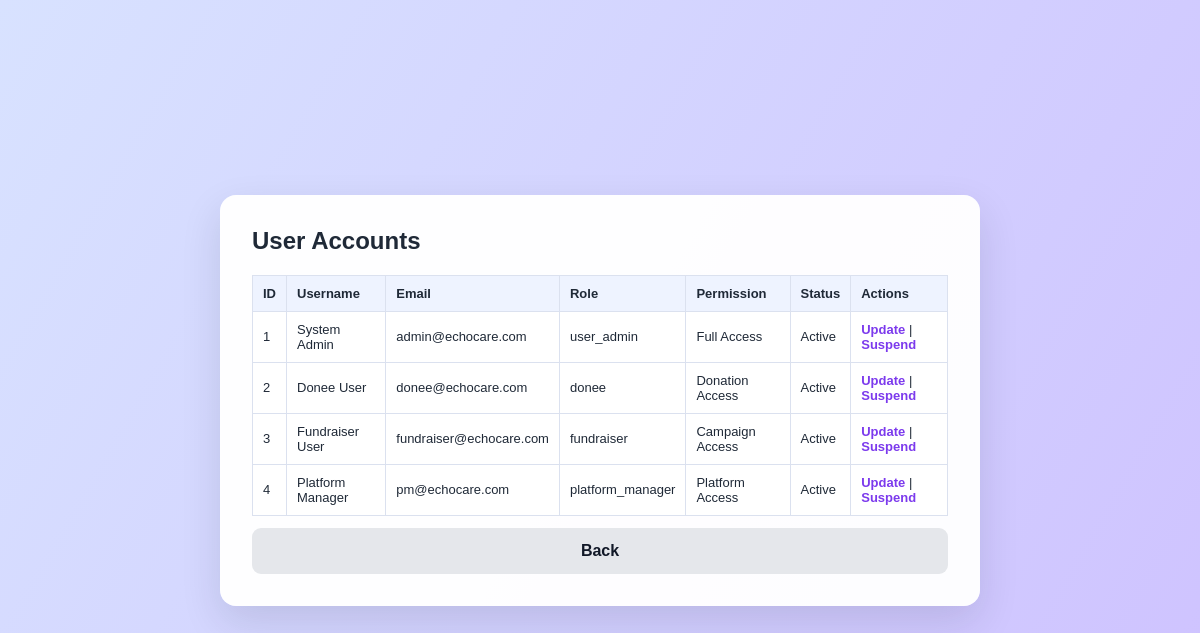
/index.php?page=view_user_accounts (signed in), run on the app's committed database.
### tables this page shows
CREATE TABLE managed_user_accounts (
    user_id INT AUTO_INCREMENT PRIMARY KEY,
    username VARCHAR(100) NOT NULL,
    email VARCHAR(150) NOT NULL UNIQUE,
    password_hash VARCHAR(255) DEFAULT 'default_password_hash',
    role ENUM('user_admin', 'donee', 'fundraiser', 'platform_manager') NOT NULL,
    permission VARCHAR(100) DEFAULT 'Basic Access',
    status ENUM('Active', 'Suspended') DEFAULT 'Active',
    created_at DATETIME DEFAULT CURRENT_TIMESTAMP
);

### src/user_management/entity/ManagedUserAccount.php (called while the page is built, shortened)
<?php
require_once __DIR__ . '/../../shared/database/Database.php';
class ManagedUserAccount
{
    private PDO $conn;
    public function __construct()
    {
        $database = new Database();
        $this->conn = $database->connect();
    }
    public function getAllAccounts(): array
    {
        $sql = "SELECT
                    user_id AS userId,
                    username,
                    email,
                    role,
                    permission,
                    status
                FROM managed_user_accounts
                ORDER BY user_id";
        $stmt = $this->conn->prepare($sql);
        $stmt->execute();
        return $stmt->fetchAll(PDO::FETCH_ASSOC);
    }
}

### src/shared/database/Database.php (called while the page is built)
<?php
class Database
{
    private string $host = 'localhost';
    private string $database = 'echocare_db';
    private string $username = 'root';
    private string $password = '';
    private ?PDO $conn = null;
    public function connect(): PDO
    {
        if ($this->conn === null) {
            try {
                $this->conn = new PDO(
                    "mysql:host={$this->host};dbname={$this->database};charset=utf8mb4",
                    $this->username,
                    $this->password
                );
                $this->conn->setAttribute(PDO::ATTR_ERRMODE, PDO::ERRMODE_EXCEPTION);
                $this->conn->setAttribute(PDO::ATTR_DEFAULT_FETCH_MODE, PDO::FETCH_ASSOC);
            } catch (PDOException $e) {
                die('Database connection failed: ' . $e->getMessage());
            }
        }
        return $this->conn;
    }
}

### src/user_management/controller/ViewUserAccountsController.php (called while the page is built)
<?php
require_once __DIR__ . '/../entity/ManagedUserAccount.php';
class ViewUserAccountsController
{
    private ManagedUserAccount $managedUserAccount;
    public function __construct()
    {
        $this->managedUserAccount = new ManagedUserAccount();
    }
    public function getAllAccounts(): array
    {
        return $this->managedUserAccount->getAllAccounts();
    }
}

### src/user_management/boundary/ViewUserAccountsUI.php (the view, shortened to what this page needs)
<?php
require_once __DIR__ . '/../controller/ViewUserAccountsController.php';
$controller = new ViewUserAccountsController();
$accounts = $controller->getAllAccounts();
?>
<!DOCTYPE html>
<html>
<head>
    <link rel="stylesheet" href="/css/style.css">
</head>
<body>
<div class="page-center">
<section class="dashboard-card">
<h1>User Accounts</h1>
<table class="table">
<tr>
    <th>ID</th>
    <th>Username</th>
    <th>Email</th>
    <th>Role</th>
    <th>Permission</th>
    <th>Status</th>
    <th>Actions</th>
</tr>
<?php foreach ($accounts as $account): ?>
<tr>
    <td><?= $account['userId'] ?></td>
    <td><?= htmlspecialchars($account['username']) ?></td>
    <td><?= htmlspecialchars($account['email']) ?></td>
    <td><?= htmlspecialchars($account['role']) ?></td>
    <td><?= htmlspecialchars($account['permission'] ?? 'Basic Access') ?></td>
    <td><?= htmlspecialchars($account['status']) ?></td>
    <td>
        <a class="action-link"
           href="/index.php?page=update_user_account&userId=<?= $account['userId'] ?>">
            Update
        </a>
        |
        <?php if ($account['status'] !== 'Suspended'): ?>
            <a class="action-link"
               href="/index.php?page=suspend_user_account&userId=<?= $account['userId'] ?>">
                Suspend
            </a>
        <?php else: ?>
            Suspended
        <?php endif; ?>
    </td>
</tr>
<?php endforeach; ?>
</table>
<a href="/index.php?page=admin_dashboard" class="secondary-btn">Back</a>
</section>
</div>
</body>
</html>

### public/css/style.css (style rules this page uses)
* { box-sizing: border-box; }
body { margin: 0; font-family: Arial, Helvetica, sans-serif; background: #f7f8ff; color: #1f2937; }
body::before { content: ""; position: fixed; inset: 0; background: radial-gradient(circle at 20% 25%, rgba(220, 230, 255, 0.9), transparent 35%), radial-gradient(circle at 80% 35%, rgba(235, 240, 255, 0.9), transparent 38%), linear-gradient(135deg, #ffffff 0%, #eef3ff 45%, #ffffff 100%); z-index: -2; }
body::after { content: ""; position: fixed; inset: 0; background: linear-gradient(155deg, transparent 20%, rgba(205, 218, 250, 0.45) 38%, transparent 58%), linear-gradient(25deg, transparent 25%, rgba(230, 235, 255, 0.8) 48%, transparent 70%); z-index: -1; }
.page-center { min-height: 100vh; display: flex; align-items: center; justify-content: center; padding: 24px; }
h1 { margin: 0 0 8px; font-size: 24px; }
.dashboard-card { width: 760px; background: rgba(255,255,255,0.96); border-radius: 16px; padding: 32px; box-shadow: 0 16px 40px rgba(15, 23, 42, 0.12); }
.table { width: 100%; border-collapse: collapse; margin-top: 20px; background: white; }
.table th, .table td { border: 1px solid #dbe1ef; padding: 10px; font-size: 13px; text-align: left; }
.table th { background: #eef3ff; }
.action-link { color: #7c3aed; font-weight: bold; text-decoration: none; }
.secondary-btn { display: block; width: 100%; text-align: center; padding: 14px; border-radius: 9px; background: #e5e7eb; color: #111827; text-decoration: none; font-weight: 700; margin-top: 12px; }
body { position: relative; overflow-x: hidden; background: #eef3ff; }
body::before { content: ""; position: fixed; inset: 0; z-index: 0; background: linear-gradient( 120deg, #d8e2ff, #cbb7ff, #f3e8ff, #dbeafe ); background-size: 400% 400%; animation: movingGradient 4s ease infinite; }
.page-center, .app-layout { position: relative; z-index: 1; }

### data on the page
managed_user_accounts: user_id "1", username "System Admin", email "admin@echocare.com", role "user_admin", permission "Full Access", status "Active"
managed_user_accounts: user_id "2", username "Donee User", email "donee@echocare.com", role "donee", permission "Donation Access", status "Active"
managed_user_accounts: user_id "3", username "Fundraiser User", email "fundraiser@echocare.com", role "fundraiser", permission "Campaign Access", status "Active"
managed_user_accounts: user_id "4", username "Platform Manager", email "pm@echocare.com", role "platform_manager", permission "Platform Access", status "Active"
